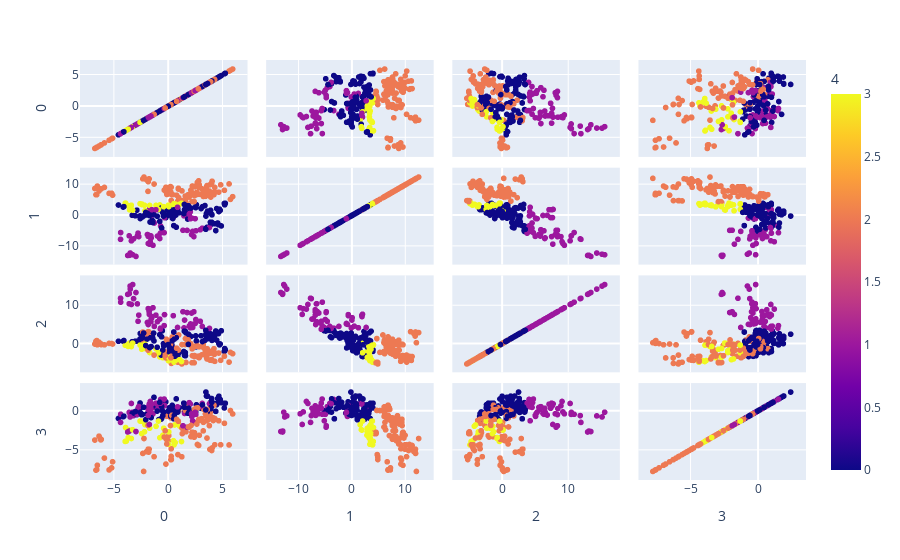

Notebook code cell kept with this figure:
### Code cell
df_pred_distance=pd.DataFrame(pd.concat([pd.DataFrame(X_test,columns=[0,1,2,3]),pd.DataFrame(Y_pred_2,columns=[4])],axis=1))
fig = px.scatter_matrix(df_pred_distance,
    dimensions=[0,1,2,3],
    color=4)
fig.show()

### Figure 1 — Plotly figure (JSON) as saved in the notebook; plotly's stock layout.template omitted (floating-point values rounded to 4 significant figures; data arrays with more than 128 entries replaced by an {"elided": "..."} marker saying what was removed)
{"data": [{"dimensions": [{"axis": {"matches": true}, "label": "0", "values": {"elided": "275 float values"}}, {"axis": {"matches": true}, "label": "1", "values": {"elided": "275 float values"}}, {"axis": {"matches": true}, "label": "2", "values": {"elided": "275 float values"}}, {"axis": {"matches": true}, "label": "3", "values": {"elided": "275 float values"}}], "hovertemplate": "%{xaxis.title.text}=%{x}<br>%{yaxis.title.text}=%{y}<br>4=%{marker.color}<extra></extra>", "legendgroup": "", "marker": {"color": {"elided": "275 int values"}, "coloraxis": "coloraxis", "symbol": "circle"}, "name": "", "showlegend": false, "type": "splom"}], "layout": {"coloraxis": {"colorbar": {"title": {"text": "4"}}, "colorscale": [[0, "#0d0887"], [0.1111, "#46039f"], [0.2222, "#7201a8"], [0.3333, "#9c179e"], [0.4444, "#bd3786"], [0.5556, "#d8576b"], [0.6667, "#ed7953"], [0.7778, "#fb9f3a"], [0.8889, "#fdca26"], [1, "#f0f921"]]}, "dragmode": "select", "legend": {"tracegroupgap": 0}, "margin": {"t": 60}}}
